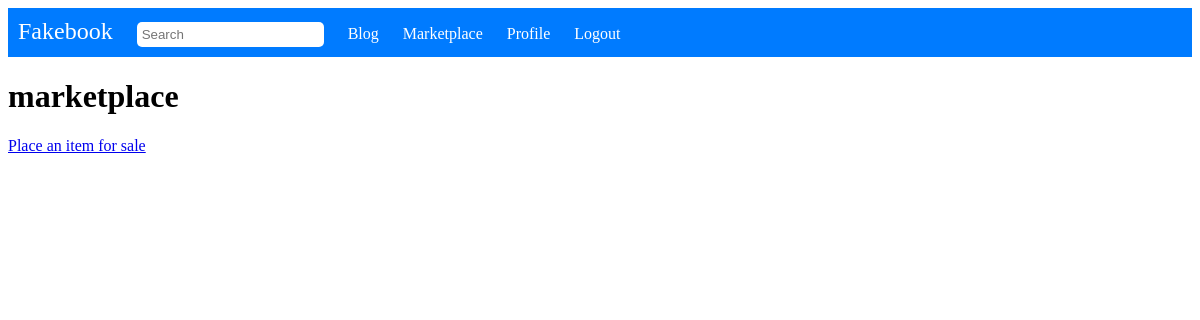
Before: /marketplace/ (signed in) with the older database file.
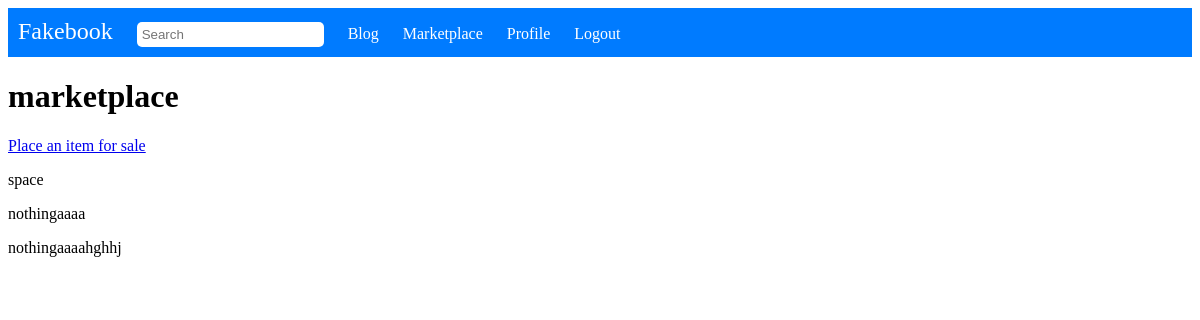
After: the same page with the newer database file.
### marketplace/models.py (models this page shows, shortened)
class Product(models.Model):
    user = models.ForeignKey(User,  on_delete=models.CASCADE)
    label = models.CharField(max_length=20)
    price = models.DecimalField(max_digits=10,decimal_places=2)
    phone = PhoneNumberField()
    image = models.ImageField(upload_to=product_directory_path , blank=True)
    description = models.TextField(max_length=200)
    quantity = models.PositiveBigIntegerField(default=0)

### marketplace/views.py (the view)
# urls.py: path('' , views.Products.as_view() , name = 'mp-home'),
class Products(LoginRequiredMixin,ListView):
    model = Product
    template_name = 'marketplace/index.html'
    context_object_name = 'products'

### marketplace/templates/marketplace/index.html (shortened to what this page needs)
<html lang="en">
<head>
</head>
<body>
    <div style="background-color: #007bff; padding: 10px;">
        <span style="font-size: 24px; color: #fff; margin-right: 20px;">Fakebook</span>
        <input type="text" placeholder="Search" style="padding: 5px; border-radius: 5px; border: none; margin-right: 20px;">
        <a href="{% url 'blog:b-home' %}" style="color: #fff; text-decoration: none; margin-right: 20px; transition: color 0.3s;">Blog</a>
        <a href="{% url 'marketplace:mp-home' %}" style="color: #fff; text-decoration: none; margin-right: 20px; transition: color 0.3s;">Marketplace</a>
        <a href="{% url 'user:u-profile' user.username %}" style="color: #fff; text-decoration: none; margin-right: 20px; transition: color 0.3s;">Profile</a>
        <a href="{% url 'user:u-logout' %}" style="color: #fff; text-decoration: none; transition: color 0.3s;">Logout</a>
    </div>
    <h1> marketplace </h1>
    <p><a href="{% url 'marketplace:mp-create' %}">Place an item for sale</a></p>
    {%for product in products %}
        <p>{{product.label}}</p>
    {%endfor%}
</body>
</html>

Changed rows visible on the page:
added Product: label "space"
added Product: label "nothingaaaa"
added Product: label "nothingaaaahghhj"
